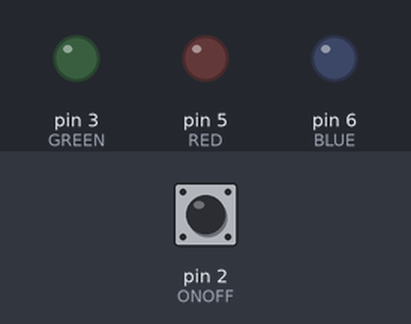
The sketch below on a simulated Arduino Uno, built with avr-gcc and run on an emulated ATmega328P. Shown: output pins drawn as LEDs (lit = HIGH). The test bench sets the inputs (shaded band); at power-on: pin 2 (ONOFF) HIGH. What the sketch prints to the serial monitor is not drawn.

Above: at 1.2 s.
1.3 s: pin 2 (ONOFF) pulled LOW for 0.15 s
At 1.9 s:
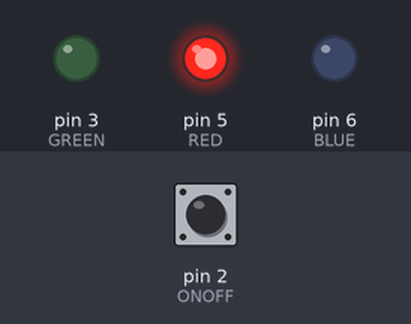
2.9 s: pin 2 (ONOFF) pulled LOW for 1 s
At 3.2 s:
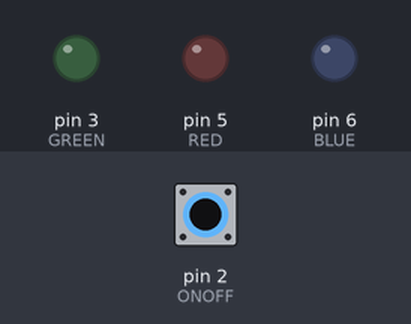
5.4 s: pin 2 (ONOFF) pulled LOW for 3.2 s
At 6.2 s:
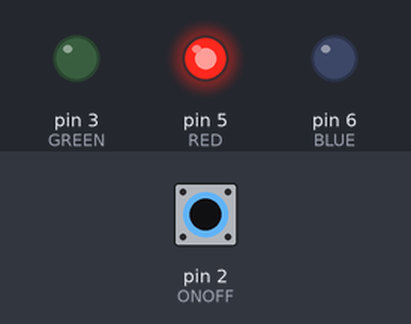
Timing chart, 0 to 8.4 s (numbered marks = the images above; inputs shaded):
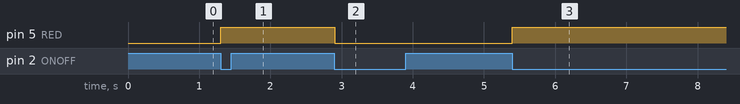

The sketch:

v-arduino.ino
```cpp
const int ONOFF = 2;
const int RED = 5;
const int GREEN = 3;
const int BLUE = 6;

volatile bool swap = 0;

void setup ()
{
  Serial.begin(9600);
  pinMode(ONOFF, INPUT_PULLUP);
  pinMode(RED, OUTPUT);
  pinMode(BLUE, OUTPUT);
  pinMode(GREEN, OUTPUT);
  attachInterrupt(0, allezla, FALLING);
}

void color (int red, int green, int blue)
{
  analogWrite(RED, red);
  analogWrite(GREEN, green);
  analogWrite(BLUE, blue);
}

void allezla ()
{
  swap = !swap;
}

void loop ()
{
  Serial.println(swap);
  if (!swap) color(0, 0, 0);
  while (!swap);
  color(255, 0, 0);
}
```

Measured:
- after the input at 1.3 s, pin 5 (RED): LOW → HIGH at once
- after the input at 2.9 s, pin 5 (RED): HIGH → LOW at once
- after the input at 5.4 s, pin 5 (RED): LOW → HIGH at once
